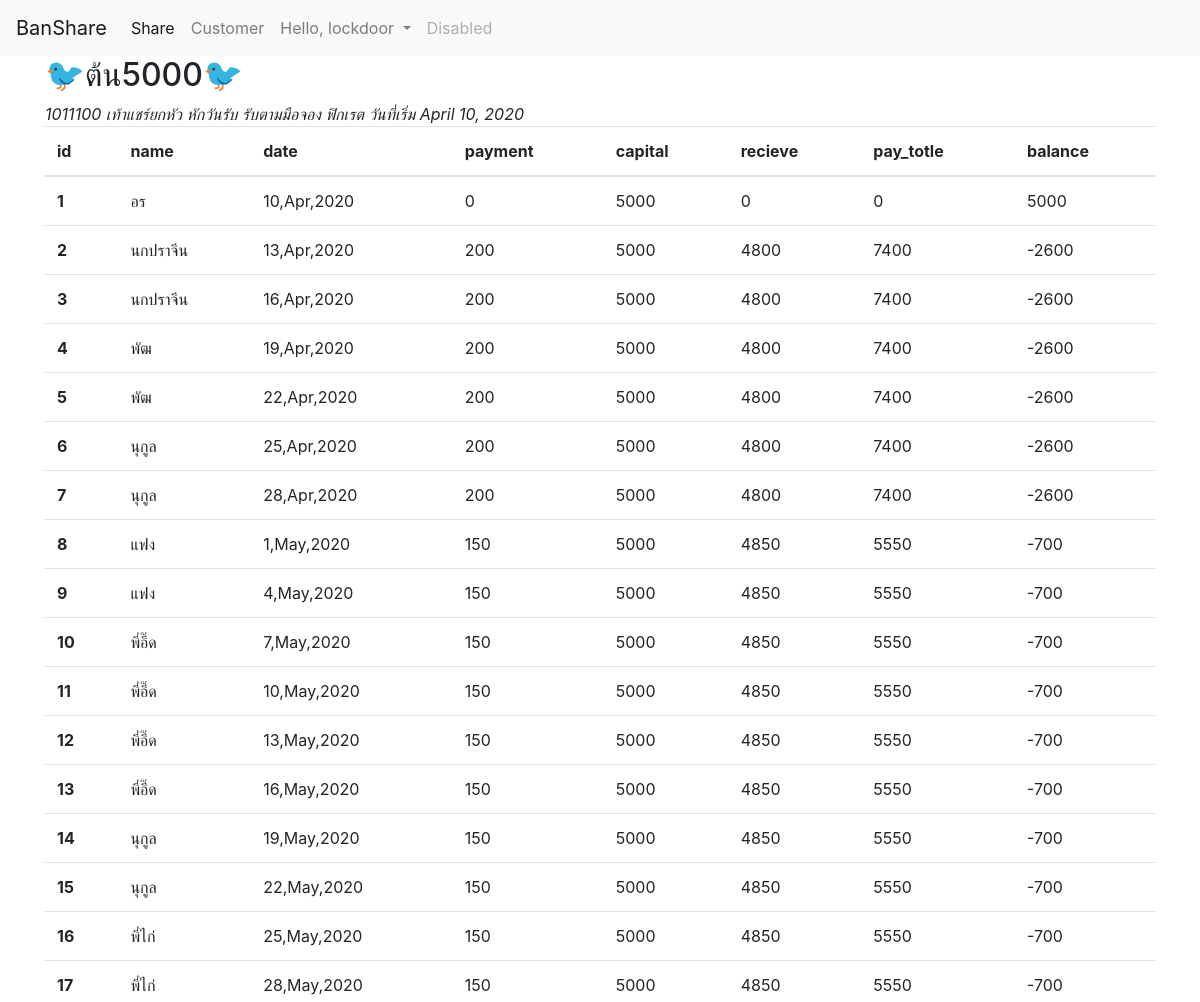
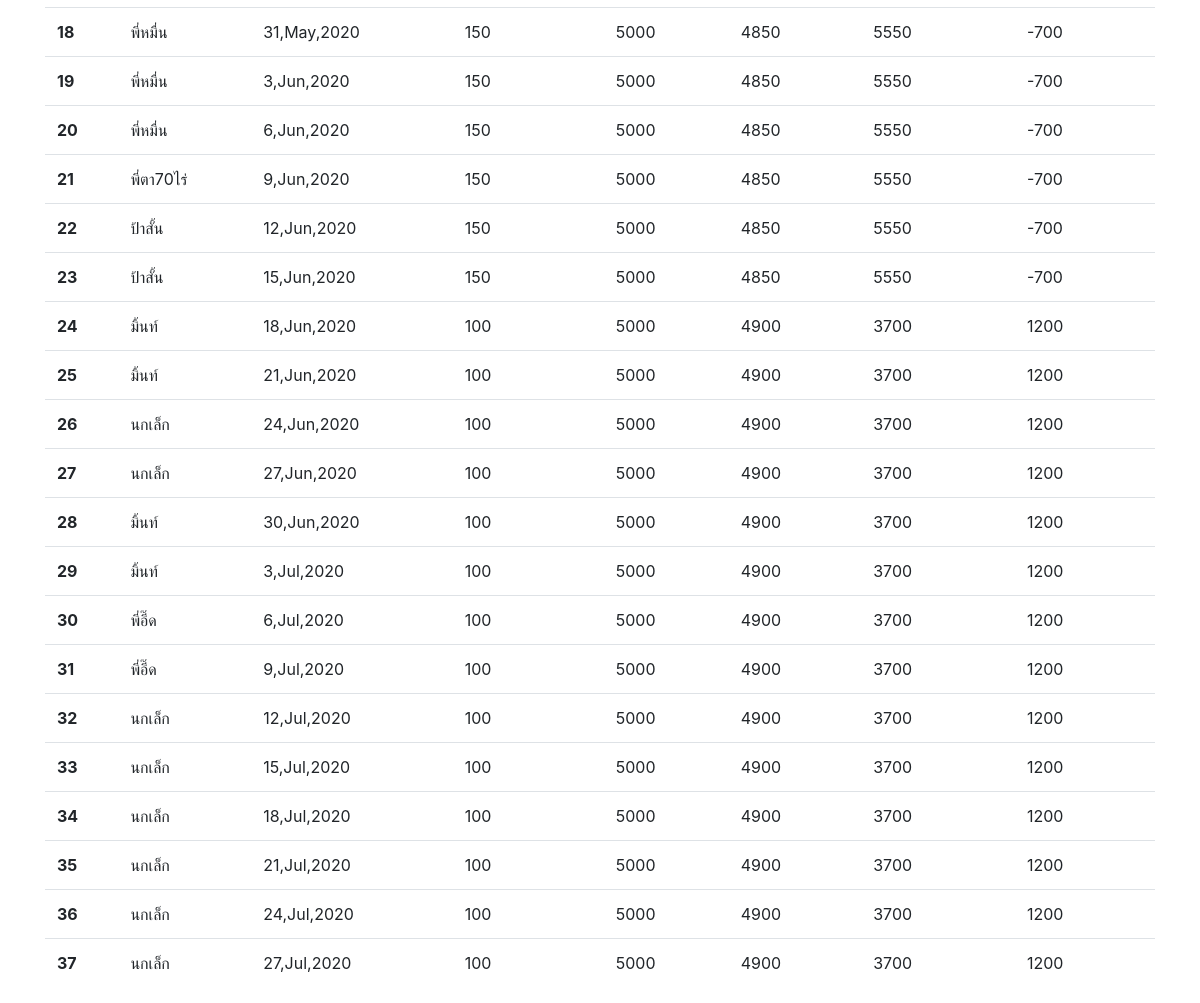
The page /shareGroup/8/detail/ (signed in) on the database its author committed (2 pictures, top to bottom).
### share/models.py (models this page shows, shortened)
class Share_groups(models.Model):
    name = models.CharField(max_length=200)
    admin_frist = models.BooleanField(default=True, help_text='เท้าแชร์ยกหัว')
    admin_last = models.BooleanField(default=False, help_text='เท้าแชร์หักค้ำท้าย')
    date_receive_no_payment = models.BooleanField(default=True, help_text='หักวันรับ')
    queue = models.BooleanField(default=False, help_text='รับตามมือจอง')
    fix_rate = models.BooleanField(default=False, help_text='ฟิกเรต')
    bit = models.BooleanField(default=False, help_text='บิท')
    quantity = models.IntegerField(help_text='จำนวนมือ')
    capital = models.IntegerField(help_text='เงินต้น', blank=True , null=True)
    payment = models.IntegerField(help_text='ส่งงวดละ', default=0)
    interest = models.IntegerField(help_text='ดอกต่องวด', default=0)
    term = models.IntegerField(help_text='จำนวนวันที่ส่งต่องวด', blank=True , null=True)
    fix_last_date = models.BooleanField(default=False, help_text='วันที่ส่งต้องลงท้ายตรงกัน แชร์ราย10วันและ15วันต้องติ๊กตรงนี้ด้วย')
    date_run = models.DateField(help_text='วันที่เริ่มวง')
    share_close = models.BooleanField(default=False, help_text='ปิดวง ไม่ต้องการให้แสดงผลแชร์วงนี้')
    build_share_pay_date = models.BooleanField(default=True, help_text='แสดงปุมสร้างวันจ่ายแชร์')

class Share_groups_customers(models.Model):
    share_group = models.ForeignKey(Share_groups, on_delete=models.CASCADE, null=True)
    customer = models.ForeignKey(Customers, on_delete=models.CASCADE, null=True)
    receive_queue = models.IntegerField(help_text='ลำดับที่ ต้องใส่ทุกครั้ง',default=1)
    fix_rate = models.IntegerField(help_text='ฟิกเรต ใส่เฉพาะวงแชร์แบบฟิกเรต', default=0)
    receive_date = models.DateField(help_text='วันที่เปียแชร์ ไม่ต้องใส่ โปรแกรมจะกำหนดให้อัตโนมัติ', blank=True, null=True)
    interest_bit = models.IntegerField(help_text='ดอกเบี้ยที่บิท ไม่ต้องใส่ โปรแกรมจะกำหนดให้อัตโนมัติ',default=0)
    class Meta:
        unique_together = ('share_group', 'receive_queue',)

class Customers(models.Model):
    firstname = models.CharField(max_length=30, blank=True, null=True)
    lastname = models.CharField(max_length=30, blank=True, null=True)
    nickname = models.CharField(max_length=20, unique=True)
    phone = models.CharField(max_length=20, blank=True, null=True)
    bank_account = models.CharField(max_length=20, blank=True, null=True)
    BANK_NAME = [
        ('BBL', 'ธนาคารกรุงเทพ'),
        ('BBC', 'ธนาคารกรุงเทพพาณิชย์การ'),
        ('KTB', 'ธนาคารกรุงไทย'),
        ('BAY', 'ธนาคารกรุงศรีอยุธยา'),
        ('KBANK', 'ธนาคารกสิกรไทย'),
        ('CITI', 'ธนาคารซิตี้แบงค์'),
        ('TMB', 'ธนาคารทหารไทย'),
        ('SCB', 'ธนาคารไทยพาณิชย์'),
        ('NBANK', 'ธนาคารธนชาติ'),
        ('SICB', 'ธนาคารนครหลวงไทย'),
        ('GSB', 'ธนาคารออมสิน'),
        ('GHB', 'ธนาคารอาคารสงเคราะห์'),
        ('BAAC', 'ธ.ก.ส.')
    ]
    bank_name = models.CharField(max_length=5, choices=BANK_NAME, blank=True, null=True)
    line = models.CharField(max_length=20, blank=True, null=True)
    def __str__(self):
        return self.nickname

### share/views.py (the view)
# urls.py: path('shareGroup/<int:share_id>/detail/', views.shareDetail, name='shareDetail'),
@login_required(login_url='share:loginForm')
def shareDetail(request, share_id):
    share = Share_groups.objects.get(pk=share_id)
    shareGenre = str(int(share.admin_frist)) + str(int(share.admin_last)) + str(int(share.date_receive_no_payment)) + str(int(share.queue)) + str(int(share.fix_rate)) + str(int(share.bit)) + str(int(share.fix_last_date))
    arr = [' เท้าแชร์ยกหัว ', ' เท้าแชร์หักค้ำท้าย ', ' หักวันรับ ', ' รับตามมือจอง ', 'ฟิกเรต', ' บิท ', ' วันที่ส่งต้องลงท้ายตรงกัน ']
    shareDescription = shareGenre
    for index, letter in enumerate(shareGenre):
        if letter == '1':
            shareDescription += arr[index]
    print(shareDescription)
    context = {'share': share, 'shareDescription':shareDescription}
    return render(request, 'share/detail'+shareGenre+'.html', context)

### share/templates/share/detail1011100.html (shortened to what this page needs)
{% extends 'share/detail.html' %}
{% block detail %}
<h2>{{share.name}}</h2>
<em id='description'></em>
<em>วันที่เริ่ม {{share.date_run}}</em>
<table class="table table-hover">
    <thead>
      <tr>
        <th scope="col">id</th>
        <th scope="col">name</th>
        <th scope="col">date</th>
        <th scope="col">payment</th>
        <th scope="col">capital</th>
        <th scope="col">recieve</th>
        <th scope="col">pay_totle</th>
        <th scope="col">balance</th>
      </tr>
    </thead>
    <tbody>
{%  for customer in share.share_groups_customers_set.all%}
<tr>
    <th scope="row">{{customer.receive_queue}}</th>
    <td>{{customer.customer}}</td>
    <td id="{{customer.receive_queue}}"></td>
    {% if customer.receive_queue == 1 %}
    <td>0</td>
    <td>{{share.capital}}</td>
    <td>0</td>
    <td>0</td>
    <td>{{share.capital}}</td>
    {% else %}
    <td id="fix_rate{{customer.receive_queue}}">{{customer.fix_rate}}</td>
    <td id="capital{{customer.receive_queue}}"></td>
    <td id="recieve{{customer.receive_queue}}"></td>
    <td id="pay_totle{{customer.receive_queue}}"></td>
    <td id="balance{{customer.receive_queue}}"></td>
    {% endif %}
  </tr>
  {% endfor %}
</tbody>
</table>
{% endblock %}

### share/templates/share/nav.html (shortened to what this page needs)
{% extends 'share/header.html' %}
{% block nav %}
<nav class="navbar navbar-expand-lg navbar-light bg-light">
    <a class="navbar-brand" href="{% url 'share:index' %}">BanShare</a>
    {% if user.is_authenticated %}
    <div class="collapse navbar-collapse" id="navbarSupportedContent">
        <ul class="navbar-nav mr-auto">
            <li class="nav-item active">
                <a class="nav-link" href="{% url 'share:shareGroup' %}">Share <span class="sr-only">(current)</span></a>
            </li>
            <li class="nav-item">
                <a class="nav-link" href="{% url 'share:customer' %}">Customer</a>
            </li>
            <li class="nav-item dropdown">
                <a class="nav-link dropdown-toggle" href="#" id="navbarDropdown" role="button" data-toggle="dropdown"
                    aria-haspopup="true" aria-expanded="false">
                    Hello, {{user.username}}
                </a>
            </li>
            <li class="nav-item">
                <a class="nav-link disabled" href="#" tabindex="-1" aria-disabled="true">Disabled</a>
            </li>
        </ul>
    </div>
    {% endif %}
</nav>
<div class="container">
    {% block content %}
    {% endblock %}
</div>
{% endblock %}

### rows shown on the page
Share_groups: name "🐦ต้น5000🐦", date_run "April 10, 2020", capital "5000"
Share_groups_customers: receive_queue "1", customer "อร"
Share_groups_customers: receive_queue "2", customer "นกปราจีน", fix_rate "200"
Share_groups_customers: receive_queue "3", customer "นกปราจีน", fix_rate "200"
Share_groups_customers: receive_queue "4", customer "พัฒ", fix_rate "200"
Share_groups_customers: receive_queue "5", customer "พัฒ", fix_rate "200"
Share_groups_customers: receive_queue "6", customer "นุกูล", fix_rate "200"
Share_groups_customers: receive_queue "7", customer "นุกูล", fix_rate "200"
Share_groups_customers: receive_queue "8", customer "แฟง", fix_rate "150"
Share_groups_customers: receive_queue "9", customer "แฟง", fix_rate "150"
Share_groups_customers: receive_queue "10", customer "พี่อี๊ด", fix_rate "150"
Share_groups_customers: receive_queue "11", customer "พี่อี๊ด", fix_rate "150"
Share_groups_customers: receive_queue "12", customer "พี่อี๊ด", fix_rate "150"
Share_groups_customers: receive_queue "13", customer "พี่อี๊ด", fix_rate "150"
Share_groups_customers: receive_queue "14", customer "นุกูล", fix_rate "150"
Share_groups_customers: receive_queue "15", customer "นุกูล", fix_rate "150"
Share_groups_customers: receive_queue "16", customer "พี่ไก่", fix_rate "150"
Share_groups_customers: receive_queue "17", customer "พี่ไก่", fix_rate "150"
Share_groups_customers: receive_queue "18", customer "พี่หมื่น", fix_rate "150"
Share_groups_customers: receive_queue "19", customer "พี่หมื่น", fix_rate "150"
Share_groups_customers: receive_queue "20", customer "พี่หมื่น", fix_rate "150"
Share_groups_customers: receive_queue "21", customer "พี่ตา70ไร่", fix_rate "150"
Share_groups_customers: receive_queue "22", customer "ป้าสั้น", fix_rate "150"
Share_groups_customers: receive_queue "23", customer "ป้าสั้น", fix_rate "150"
Share_groups_customers: receive_queue "24", customer "มิ้นท์", fix_rate "100"
Share_groups_customers: receive_queue "25", customer "มิ้นท์", fix_rate "100"
Share_groups_customers: receive_queue "26", customer "นกเล็ก", fix_rate "100"
Share_groups_customers: receive_queue "27", customer "นกเล็ก", fix_rate "100"
Share_groups_customers: receive_queue "28", customer "มิ้นท์", fix_rate "100"
Share_groups_customers: receive_queue "29", customer "มิ้นท์", fix_rate "100"
Share_groups_customers: receive_queue "30", customer "พี่อี๊ด", fix_rate "100"
Share_groups_customers: receive_queue "31", customer "พี่อี๊ด", fix_rate "100"
Share_groups_customers: receive_queue "32", customer "นกเล็ก", fix_rate "100"
Share_groups_customers: receive_queue "33", customer "นกเล็ก", fix_rate "100"
Share_groups_customers: receive_queue "34", customer "นกเล็ก", fix_rate "100"
Share_groups_customers: receive_queue "35", customer "นกเล็ก", fix_rate "100"
Share_groups_customers: receive_queue "36", customer "นกเล็ก", fix_rate "100"
Share_groups_customers: receive_queue "37", customer "นกเล็ก", fix_rate "100"

### other values the page prints
{{ user.username }} "lockdoor"
